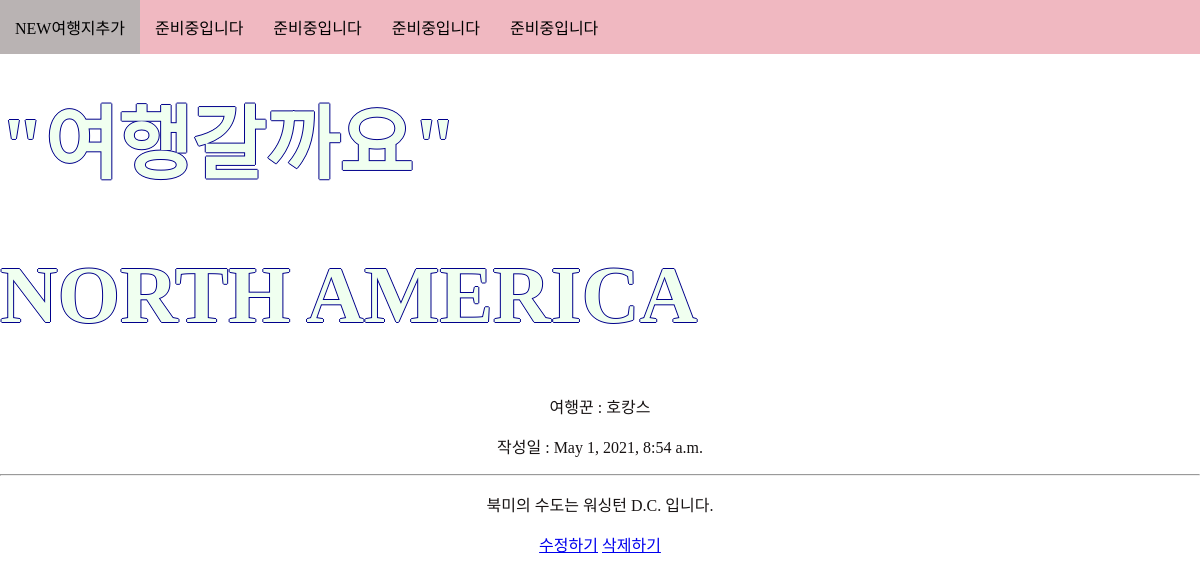
/2, run on the app's committed database.
### travelapp/models.py (models this page shows, shortened)
class Travelapp(models.Model):
    head = models.CharField(max_length=300)
    traveler = models.CharField(max_length=150)
    load_date = models.DateTimeField()
    content = models.TextField()

### travelapp/views.py (the view)
# urls.py: path('<str:id>',click,name='click'),
def click(request, id):
    travelapp = get_object_or_404(Travelapp, pk=id)
    return render(request,'click.html',{'travelapp':travelapp})

### travelapp/templates/click.html
{%extends 'basement.html'%}
{% block content %}
<h1>{{travelapp.head}}</h1>
<div>
<p>여행꾼 : {{travelapp.traveler}}</p>
<p>작성일 : {{travelapp.load_date}}</p>
</div>
<hr>
<p>{{travelapp.content}}</p>
<a href="{% url 'fix' travelapp.id %}">수정하기</a>
<a href="{% url 'erase' travelapp.id %}">삭제하기</a>
{% endblock %}

### firstproject/templates/basement.html (style rules this page uses)
body { text-align: center; margin : 0; }
h1 { text-align: left; font-size: 80px; word-spacing : 40 px; font-family: "fantasy"; color:honeydew; text-shadow: -1px 0 darkblue, 0 1px darkblue, 1px 0 darkblue, 0 -1px darkblue; }
html { background: url("https://i.imgur.com/ZZ2bAYy.jpg") no-repeat center fixed; -webkit-background-size: cover; -moz-background-size: cover; -o-background-size: cover; background-size: cover; }
div { color:rgb(24, 20, 20); background-color: #ffffff; background-color: rgba(255,255,255,0.5); }

### data on the page
Travelapp: head "NORTH AMERICA", traveler "호캉스", load_date "May 1, 2021, 8:54 a.m.", content "북미의 수도는 워싱턴 D.C. 입니다."
